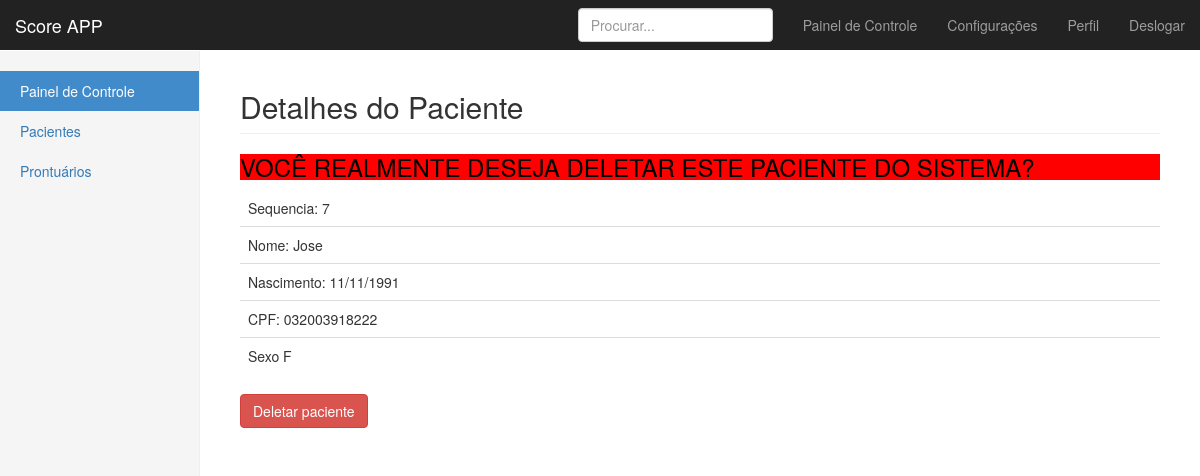
Page /paciente/deletar/7 (signed in) on the committed database.
### app.py (models this page shows)
class Paciente(db.Model):
    id = db.Column(db.Integer, primary_key=True)
    nome = db.Column(db.String(20))
    nascimento = db.Column(db.Date)
    cpf = db.Column(db.String(11), unique=True)
    sexo = db.Column(db.String(10))

### app.py (the view)
@app.route('/paciente/deletar/<int:_id_>',methods=['GET'])
@login_required
def paciente_deletar_get(_id_):
    pacientes = Paciente.query.filter_by(id=_id_).first()
    return render_template('paciente_deletar.tpl', paciente=pacientes)

### app.py (called while the page is built)
@login_manager.user_loader
def load_user(user_id):
    return Usuario.query.get(int(user_id))

### templates/paciente_deletar.tpl (shortened to what this page needs)
{% extends "bootstrap/base.html" %}
{% import "bootstrap/wtf.html" as wtf %}
{% block html_attribs %} lang="pt-br"{% endblock %}
{% block styles %}
    {{super()}}
    <link rel="stylesheet" href="{{url_for('.static', filename='css/dashboard.css')}}">
{% endblock %}
{% block content %}
<nav class="navbar navbar-inverse navbar-fixed-top">
	<div class="container-fluid">
		<div class="navbar-header">
          <a class="navbar-brand" href="/painelcontrole">Score APP</a>
		</div>
    <div id="navbar" class="navbar-collapse collapse">
          <ul class="nav navbar-nav navbar-right">
            <li><a href="/painelcontrole">Painel de Controle</a></li>
            <li><a href="#">Configurações</a></li>
            <li><a href="#">Perfil</a></li>
            <li><a href="{{ url_for('logout') }}">Deslogar</a></li>
          </ul>
          <form class="navbar-form navbar-right">
            <input type="text" class="form-control" placeholder="Procurar...">
          </form>
        </div>
      </div>
    </nav>
    <div class="container-fluid">
      <div class="row">
        <div class="col-sm-3 col-md-2 sidebar">
          <ul class="nav nav-sidebar">
            <li class="active"><a href="/painelcontrole">Painel de Controle<span class="sr-only">(current)</span></a></li>
            <li><a href="/pacientes">Pacientes</a></li>
            <li><a href="prontuarios">Prontuários</a></li>
          </ul>
        </div>
        <div class="col-sm-9 col-sm-offset-3 col-md-10 col-md-offset-2 main">
 <form action="/paciente/deletar/{{paciente.id}}" method="POST">
<div class="table-responsive">
    <h2 class="sub-header">Detalhes do Paciente</h2>
	<h3 style="background-color:red;color:black;"> VOCÊ REALMENTE DESEJA DELETAR ESTE PACIENTE DO SISTEMA?</h3>
	<table class="table table-striped">
	<thead>
	<tr>
	<td>Sequencia: {{paciente.id}}</td>
	</tr>
	<tr>
	<td>Nome: {{paciente.nome}}</td>
	</tr>
	<tr>
	<td>Nascimento: {{paciente.nascimento.strftime('%d/%m/%Y')}}</td>
	</tr>
	<tr>
	<td>CPF: {{paciente.cpf}}</td>
	</tr>
	<tr>
	<td>Sexo {{paciente.sexo}}</td>
	</tr>
	</thead>
    </table>
</div>
 <button type="submit" class="btn btn-danger">Deletar paciente</button>
 </form>
{% endblock %}

### static/css/dashboard.css (style rules this page uses)
body { padding-top: 50px; }
.sub-header { padding-bottom: 10px; border-bottom: 1px solid #eee; }
.navbar-fixed-top { border: 0; }
.sidebar { display: none; }
@media (min-width: 768px) { .sidebar { position: fixed; top: 51px; bottom: 0; left: 0; z-index: 1000; display: block; padding: 20px; overflow-x: hidden; overflow-y: auto; background-color: #f5f5f5; border-right: 1px solid #eee; } }
.nav-sidebar { margin-right: -21px; margin-bottom: 20px; margin-left: -20px; }
.nav-sidebar > li > a { padding-right: 20px; padding-left: 20px; }
.nav-sidebar > .active > a, .nav-sidebar > .active > a:hover, .nav-sidebar > .active > a:focus { color: #fff; background-color: #428bca; }
.main { padding: 20px; }
@media (min-width: 768px) { .main { padding-right: 40px; padding-left: 40px; } }

### rows in the picture
Paciente: id "7", nome "Jose", nascimento "11/11/1991", cpf "032003918222", sexo "F"
